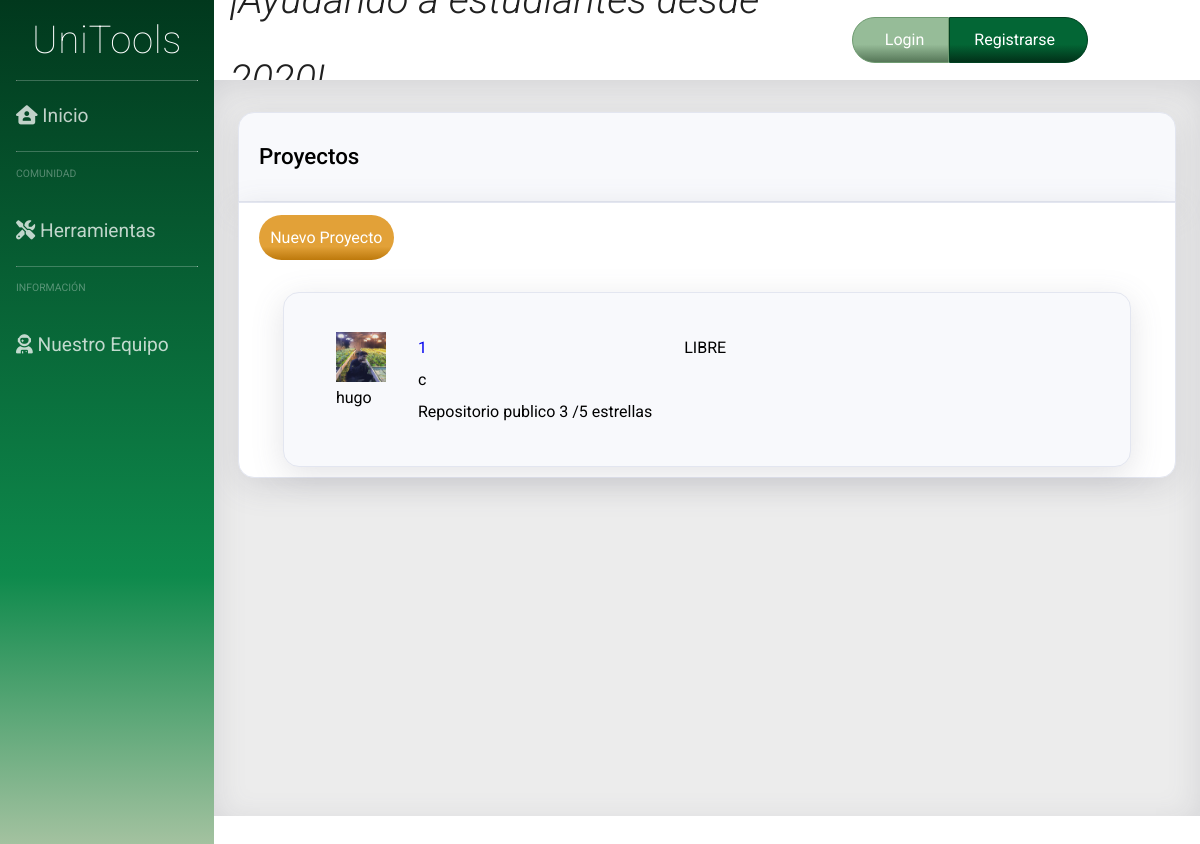
Before: /proyectos_OG.php with the older database file.
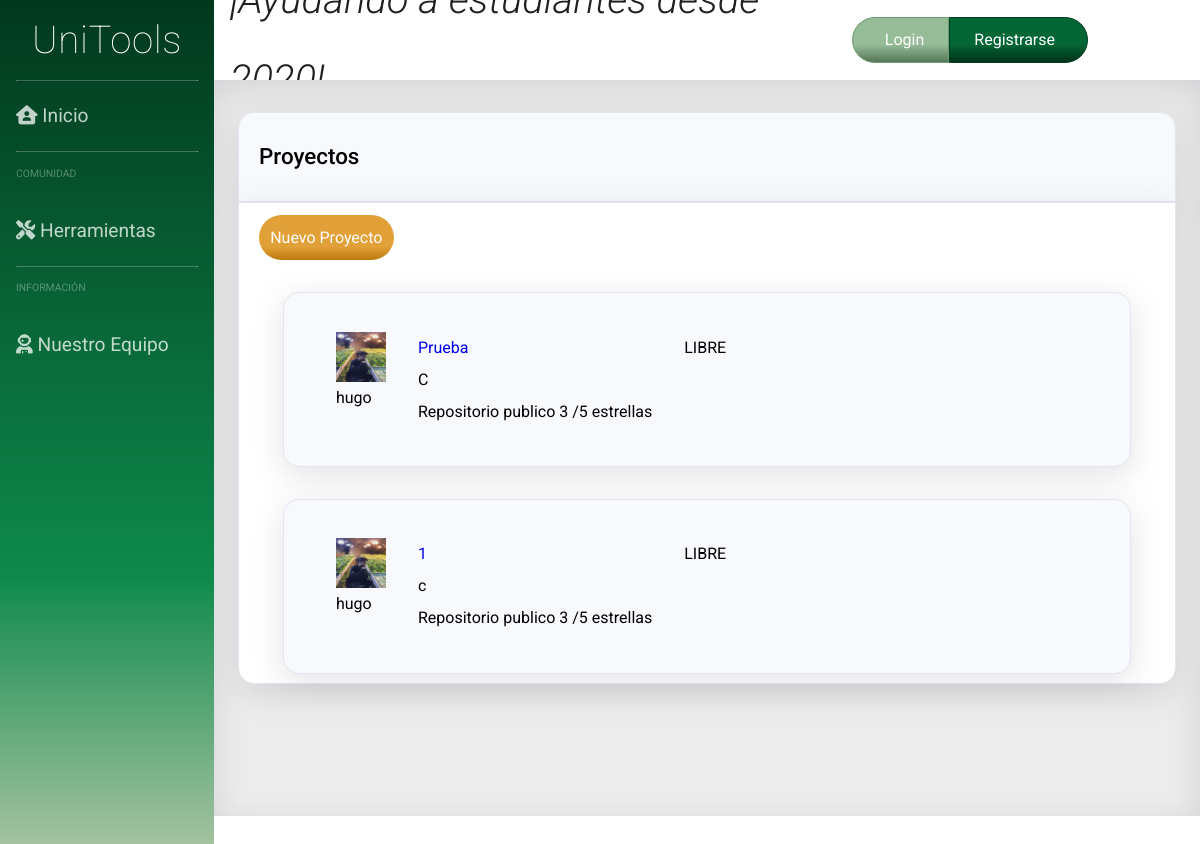
After: the same page with the newer database file.
### tables this page shows
CREATE TABLE `project` (
  `id` int(11) NOT NULL,
  `titulo` varchar(100) NOT NULL,
  `candado` tinyint(1) NOT NULL,
  `userId` int(11) NOT NULL,
  `estrellas` int(11) NOT NULL,
  `privado` tinyint(1) NOT NULL,
  `lenguaje` varchar(50) NOT NULL,
  `contenido` varchar(200) NOT NULL
);

CREATE TABLE `user` (
  `id_user` int(11) NOT NULL,
  `email` varchar(50) NOT NULL,
  `password` varchar(255) NOT NULL,
  `username` varchar(30) NOT NULL,
  `premium` tinyint(1) NOT NULL,
  `admin` tinyint(1) NOT NULL,
  `name` text NOT NULL,
  `aboutMe` text NOT NULL
);

### dao/project_class.php (called while the page is built, shortened)
<?php
class TOUproject {
	private $id;
	private $user;
	private $titulo;
	private $lenguaje;
  	private $candado;
	private $estrellas;
  function __construct($id='',$user='',$titulo='',$contenido='',$lenguaje='',$privado='',$candado='',$estrellas='')
  {
    $this->id = $id;
    $this->user = $user;
    $this->titulo = $titulo;
    $this->lenguaje = $lenguaje;
    $this->candado = $candado;
    $this->estrellas = $estrellas;
  }
  public function get_id(){
		return $this->id;
	}
	public function get_user(){
		return $this->user;
	}
	public function get_titulo(){
		return $this->titulo;
	}
	public function get_lenguaje(){
		return $this->lenguaje;
	}
  public function get_candado(){
		return $this->candado;
	}
  public function get_estrellas(){
		return $this->estrellas;
	}
 }

### dao/DAO.php (called while the page is built, shortened)
<?php
class DAO {
	public $conn;
	public function __construct() {
		if (!$this->conn){
			if(isset($_SESSION['admin']) && $_SESSION['admin']){
				$this->conn = mysqli_connect("localhost", "root", "", "unitoolsdb");
			}else{
				$this->conn = mysqli_connect("localhost", "Usuario", "User", "unitoolsdb");
			}
		}
	}
	public function ejecutarConsulta($query){
		$result = mysqli_query($this->conn, $query) or die($this->conn->error);
        $array = mysqli_fetch_assoc($result);
		return $array;
	}
	public function devolverConsulta($query){
		$result = mysqli_query($this->conn, $query) or die($this->conn->error);
		return $result;
	}
}
?>

### dao/dao_project.php (called while the page is built, shortened)
<?php
include_once('DAO.php');
include_once('project_class.php');
class DAOproject extends DAO {
  public function show_all_data(){
		$sql = sprintf("SELECT * FROM project ORDER BY id DESC");
		$query = $this->devolverConsulta($sql);
        $array = [];
        while($result = mysqli_fetch_assoc($query)){
            $proj = new TOUproject($result['id'],
            $result['userId'], $result['titulo'], $result['contenido'],
             $result['lenguaje'], $result['privado'],$result['candado'],$result['estrellas']);
            array_push($array, $proj);
        }
		return $array;
  }
}

### dao/dao_user.php (called while the page is built, shortened)
<?php
include_once('DAO.php');
include_once('user_class.php');
class DAOUsuario extends DAO {
	public function search_userId($userId){
		$sql = sprintf("SELECT * FROM user WHERE id_User = $userId");
		if (!$this->ejecutarConsulta($sql))
			return null;
		else
		{
			$result = $this->ejecutarConsulta($sql);
			$user = new TOUser($result['id_user'],$result['email'],$result['password'],$result['username'],$result['premium'], $result['admin'], $result['name'], $result['aboutMe']);
			return $user;
		}
	}
}
?>

### dao/user_class.php (called while the page is built, shortened)
<?php
class TOUser {
	private $user_name;
	function __construct($userId='',$email='',$password='',$user_name='',$premium='', $admin='', $name='', $aboutMe=''){
		$this->user_name = $user_name;
	}
	public function get_username(){
		return $this->user_name;
	}
}
?>

### proyectos_OG.php (the view, shortened to what the changed rows need)
<?php
include_once("dao/dao_user.php");
include_once("dao/dao_project.php");
?>
<!DOCTYPE html>
<html>
<head>
    <link rel="stylesheet" type="text/css" href="css/hoja_OG.css">
    <link rel="stylesheet" type="text/css" href="css/side_OG.css">
    <link rel="stylesheet" type="text/css" href="css/cabecera_OG.css">
    <link rel="stylesheet" type="text/css" href="css/content_OG.css">
</head>
<body>
 <div class="contenedor">
<?php
require("includes/common/navegacion_OG.php");?>
<div class="contenido">
	<div class="fb-col box" id="prs_g">
		<div class="t1 fb-row" >
			<h1>Proyectos</h1>
		</div>
		<div class="b1">
                <?php
                $dao_project = new DAOproject();
                $dao_user = new DAOUsuario();
                $res = $dao_project->show_all_data();
				?>
		<?php
		while (!empty($res))
		{
			$curr_proj = array_shift($res);
			$project_id = $curr_proj->get_id();
			$usuario = $dao_user->search_userId($curr_proj->get_user());
			$lenguaje = $curr_proj->get_lenguaje();
			$title = $curr_proj->get_titulo();
			$candado = $curr_proj->get_candado();
			$estrellas = $curr_proj->get_estrellas();
			$priv = "Repositorio publico";
			if ($usuario == null){
				$username = "Usuario borrado";
			}
			else {
				$username = $usuario->get_username();
			}
		    if ($candado == 0){
		    	$candado = "LIBRE";
		    }
		    else {
		    	$candado = "EN EDICIÓN";
			}?>
			<div class="box">
			<div class="field fb-row">
				<div class="fb-col" id="prs_foto">
					<?php if ($usuario != null){
						$filePath = "img/fotosPerfil/" . $username . ".jpg";
						if (file_exists($filePath)) { ?>
						<img class="forumPic" alt="foto_foro" src=" <?php echo $filePath ?>">
						<?php } else { ?>
						<img class="forumPic" alt="foto_foro" src="img/Default_user_icon.jpg">
						<?php }
						}
					    echo $username ?>
				</div>
				<div class="fb-col" id="prs_cont">
					<?php
					echo '<td id="prs_link"> <a href="project.php?id=' . $project_id . '">';
					?>
					<?php echo $title      ?> </a>
					<?php echo $lenguaje 	?>
					<div class="fb-row">
					<?php echo $priv 	  	?>
					<?php echo $estrellas 	?> /5 estrellas
					</div>
				</div>
				<div class="fb-col" id="prs_lock">
					<?php echo $candado   	?>
				</div>
			</div>
			</div>
		<?php
		}?>
				</div>
            </div>
        </div>
    </div>
</body>

Changed rows visible on the page:
added project: userId.username (picture), userId.username "hugo", titulo "Prueba", lenguaje "C", priv "Repositorio publico", estrellas "3", candado "LIBRE"
